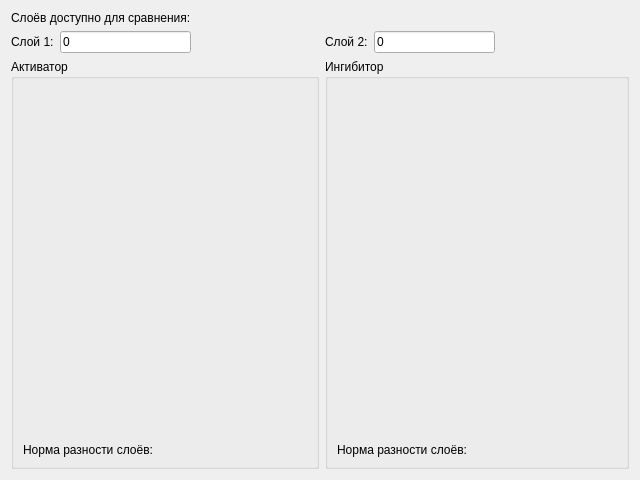
<?xml version="1.0" encoding="UTF-8"?>
<ui version="4.0">
 <class>DSLayerPairAnalysisWindow</class>
 <widget class="QDialog" name="DSLayerPairAnalysisWindow">
  <property name="geometry">
   <rect>
    <x>0</x>
    <y>0</y>
    <width>640</width>
    <height>480</height>
   </rect>
  </property>
  <property name="windowTitle">
   <string>Сравнение пары слоёв</string>
  </property>
  <layout class="QGridLayout" name="gridLayout">
   <item row="0" column="0" colspan="2">
    <widget class="QLabel" name="totalLayerCountLabel">
     <property name="sizePolicy">
      <sizepolicy hsizetype="Preferred" vsizetype="Fixed">
       <horstretch>0</horstretch>
       <verstretch>0</verstretch>
      </sizepolicy>
     </property>
     <property name="text">
      <string>Слоёв доступно для сравнения:</string>
     </property>
    </widget>
   </item>
   <item row="1" column="0">
    <widget class="QLabel" name="layer1Label">
     <property name="sizePolicy">
      <sizepolicy hsizetype="Preferred" vsizetype="Fixed">
       <horstretch>0</horstretch>
       <verstretch>0</verstretch>
      </sizepolicy>
     </property>
     <property name="text">
      <string>Слой 1:</string>
     </property>
    </widget>
   </item>
   <item row="1" column="1">
    <widget class="QLineEdit" name="layer1Edit">
     <property name="text">
      <string>0</string>
     </property>
    </widget>
   </item>
   <item row="1" column="2">
    <spacer name="horizontalSpacer">
     <property name="orientation">
      <enum>Qt::Horizontal</enum>
     </property>
     <property name="sizeHint" stdset="0">
      <size>
       <width>118</width>
       <height>20</height>
      </size>
     </property>
    </spacer>
   </item>
   <item row="1" column="3">
    <widget class="QLabel" name="layer2Label">
     <property name="sizePolicy">
      <sizepolicy hsizetype="Preferred" vsizetype="Fixed">
       <horstretch>0</horstretch>
       <verstretch>0</verstretch>
      </sizepolicy>
     </property>
     <property name="text">
      <string>Слой 2:</string>
     </property>
    </widget>
   </item>
   <item row="1" column="4">
    <widget class="QLineEdit" name="layer2Edit">
     <property name="text">
      <string>0</string>
     </property>
    </widget>
   </item>
   <item row="1" column="5">
    <spacer name="horizontalSpacer_2">
     <property name="orientation">
      <enum>Qt::Horizontal</enum>
     </property>
     <property name="sizeHint" stdset="0">
      <size>
       <width>128</width>
       <height>20</height>
      </size>
     </property>
    </spacer>
   </item>
   <item row="2" column="0" colspan="3">
    <widget class="QGroupBox" name="activatorGroupbox">
     <property name="title">
      <string>Активатор</string>
     </property>
     <layout class="QVBoxLayout" name="verticalLayout">
      <item>
       <widget class="QCustomPlot" name="activatorsPlot" native="true"/>
      </item>
      <item>
       <widget class="QCustomPlot" name="activatorsDifferencePlot" native="true"/>
      </item>
      <item>
       <widget class="QLabel" name="activatorsDifferenceNormLabel">
        <property name="sizePolicy">
         <sizepolicy hsizetype="Preferred" vsizetype="Fixed">
          <horstretch>0</horstretch>
          <verstretch>0</verstretch>
         </sizepolicy>
        </property>
        <property name="text">
         <string>Норма разности слоёв:</string>
        </property>
       </widget>
      </item>
     </layout>
    </widget>
   </item>
   <item row="2" column="3" colspan="3">
    <widget class="QGroupBox" name="inhibitorGroupbox">
     <property name="title">
      <string>Ингибитор</string>
     </property>
     <layout class="QVBoxLayout" name="verticalLayout_2">
      <item>
       <widget class="QCustomPlot" name="inhibitorsPlot" native="true"/>
      </item>
      <item>
       <widget class="QCustomPlot" name="inhibitorsDifferencePlot" native="true"/>
      </item>
      <item>
       <widget class="QLabel" name="inhibitorsDifferenceNormLabel">
        <property name="sizePolicy">
         <sizepolicy hsizetype="Preferred" vsizetype="Fixed">
          <horstretch>0</horstretch>
          <verstretch>0</verstretch>
         </sizepolicy>
        </property>
        <property name="text">
         <string>Норма разности слоёв:</string>
        </property>
       </widget>
      </item>
     </layout>
    </widget>
   </item>
  </layout>
 </widget>
 <customwidgets>
  <customwidget>
   <class>QCustomPlot</class>
   <extends>QWidget</extends>
   <header>./ext/qcustomplot.h</header>
   <container>1</container>
  </customwidget>
 </customwidgets>
 <resources/>
 <connections/>
</ui>
